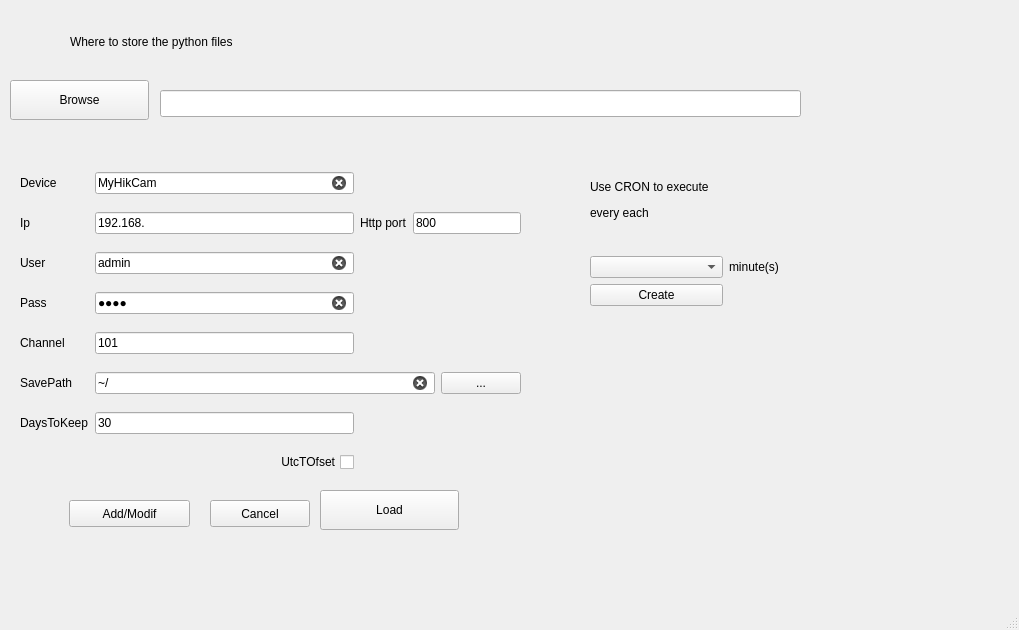
<?xml version="1.0" encoding="UTF-8"?>
<ui version="4.0">
 <class>Wizard</class>
 <widget class="QMainWindow" name="Wizard">
  <property name="geometry">
   <rect>
    <x>0</x>
    <y>0</y>
    <width>1019</width>
    <height>630</height>
   </rect>
  </property>
  <property name="windowTitle">
   <string>Wizard for HikNetHextractor https://github.com/surfzoid/HikNetExtractor</string>
  </property>
  <widget class="QWidget" name="centralwidget">
   <widget class="QLabel" name="label">
    <property name="geometry">
     <rect>
      <x>70</x>
      <y>30</y>
      <width>351</width>
      <height>24</height>
     </rect>
    </property>
    <property name="text">
     <string>Where to store the python files</string>
    </property>
   </widget>
   <widget class="QPushButton" name="BtnPath">
    <property name="geometry">
     <rect>
      <x>10</x>
      <y>80</y>
      <width>139</width>
      <height>40</height>
     </rect>
    </property>
    <property name="text">
     <string>Browse</string>
    </property>
   </widget>
   <widget class="QLineEdit" name="PathED">
    <property name="geometry">
     <rect>
      <x>160</x>
      <y>90</y>
      <width>641</width>
      <height>27</height>
     </rect>
    </property>
    <property name="clearButtonEnabled">
     <bool>true</bool>
    </property>
   </widget>
   <widget class="QPushButton" name="BtnAdd">
    <property name="geometry">
     <rect>
      <x>69</x>
      <y>500</y>
      <width>121</width>
      <height>27</height>
     </rect>
    </property>
    <property name="toolTip">
     <string>Save and lose</string>
    </property>
    <property name="text">
     <string>Add/Modif</string>
    </property>
   </widget>
   <widget class="QPushButton" name="BtnCancel">
    <property name="geometry">
     <rect>
      <x>210</x>
      <y>500</y>
      <width>100</width>
      <height>27</height>
     </rect>
    </property>
    <property name="toolTip">
     <string>Close without saving</string>
    </property>
    <property name="text">
     <string>Cancel</string>
    </property>
   </widget>
   <widget class="QPushButton" name="BtnLoad">
    <property name="geometry">
     <rect>
      <x>320</x>
      <y>490</y>
      <width>139</width>
      <height>40</height>
     </rect>
    </property>
    <property name="text">
     <string>Load</string>
    </property>
   </widget>
   <widget class="QWidget" name="">
    <property name="geometry">
     <rect>
      <x>20</x>
      <y>160</y>
      <width>501</width>
      <height>330</height>
     </rect>
    </property>
    <layout class="QGridLayout" name="gridLayout">
     <item row="0" column="0">
      <widget class="QLabel" name="label_6">
       <property name="text">
        <string>Device</string>
       </property>
      </widget>
     </item>
     <item row="0" column="1">
      <widget class="QLineEdit" name="CamNameED">
       <property name="text">
        <string>MyHikCam</string>
       </property>
       <property name="clearButtonEnabled">
        <bool>true</bool>
       </property>
      </widget>
     </item>
     <item row="1" column="0">
      <widget class="QLabel" name="label_3">
       <property name="text">
        <string>Ip</string>
       </property>
      </widget>
     </item>
     <item row="1" column="1">
      <widget class="QLineEdit" name="IpEd">
       <property name="toolTip">
        <string>the ip or domain name of the device</string>
       </property>
       <property name="text">
        <string>192.168.</string>
       </property>
      </widget>
     </item>
     <item row="1" column="2">
      <widget class="QLabel" name="label_7">
       <property name="text">
        <string>Http port</string>
       </property>
      </widget>
     </item>
     <item row="1" column="3" colspan="2">
      <widget class="QLineEdit" name="PortHttpEd">
       <property name="toolTip">
        <string>Enter the http port for ISAPI</string>
       </property>
       <property name="text">
        <string>800</string>
       </property>
      </widget>
     </item>
     <item row="2" column="0">
      <widget class="QLabel" name="label_4">
       <property name="text">
        <string>User</string>
       </property>
      </widget>
     </item>
     <item row="2" column="1">
      <widget class="QLineEdit" name="UserEd">
       <property name="toolTip">
        <string>Enter the user name</string>
       </property>
       <property name="text">
        <string>admin</string>
       </property>
       <property name="clearButtonEnabled">
        <bool>true</bool>
       </property>
      </widget>
     </item>
     <item row="3" column="0">
      <widget class="QLabel" name="label_5">
       <property name="text">
        <string>Pass</string>
       </property>
      </widget>
     </item>
     <item row="3" column="1">
      <widget class="QLineEdit" name="PassEd">
       <property name="toolTip">
        <string>Enter the user password</string>
       </property>
       <property name="text">
        <string>pass</string>
       </property>
       <property name="echoMode">
        <enum>QLineEdit::PasswordEchoOnEdit</enum>
       </property>
       <property name="clearButtonEnabled">
        <bool>true</bool>
       </property>
      </widget>
     </item>
     <item row="4" column="0">
      <widget class="QLabel" name="label_8">
       <property name="toolTip">
        <string>101 first stream, 102 second stream, etc</string>
       </property>
       <property name="text">
        <string>Channel</string>
       </property>
      </widget>
     </item>
     <item row="4" column="1">
      <widget class="QLineEdit" name="ChannelEd">
       <property name="toolTip">
        <string>101 first stream, 102 second stream, etc</string>
       </property>
       <property name="text">
        <string>101</string>
       </property>
      </widget>
     </item>
     <item row="5" column="0">
      <widget class="QLabel" name="label_9">
       <property name="toolTip">
        <string>end with &quot;/&quot;</string>
       </property>
       <property name="text">
        <string>SavePath</string>
       </property>
      </widget>
     </item>
     <item row="5" column="1" colspan="3">
      <widget class="QLineEdit" name="SavePathEd">
       <property name="toolTip">
        <string>end with &quot;/&quot;</string>
       </property>
       <property name="text">
        <string>~/</string>
       </property>
       <property name="clearButtonEnabled">
        <bool>true</bool>
       </property>
      </widget>
     </item>
     <item row="5" column="4">
      <widget class="QPushButton" name="BtnSavePath">
       <property name="text">
        <string>...</string>
       </property>
      </widget>
     </item>
     <item row="6" column="0">
      <widget class="QLabel" name="label_10">
       <property name="text">
        <string>DaysToKeep</string>
       </property>
      </widget>
     </item>
     <item row="6" column="1">
      <widget class="QLineEdit" name="DaysToKeepEd">
       <property name="text">
        <string>30</string>
       </property>
      </widget>
     </item>
     <item row="7" column="0" colspan="2">
      <widget class="QCheckBox" name="UtcTOfset">
       <property name="toolTip">
        <string>if &quot;yes&quot;, UTC time offset of the computer is aply to end and start time of the file name.</string>
       </property>
       <property name="layoutDirection">
        <enum>Qt::RightToLeft</enum>
       </property>
       <property name="text">
        <string>UtcTOfset</string>
       </property>
      </widget>
     </item>
    </layout>
   </widget>
   <widget class="QWidget" name="">
    <property name="geometry">
     <rect>
      <x>590</x>
      <y>150</y>
      <width>271</width>
      <height>156</height>
     </rect>
    </property>
    <layout class="QGridLayout" name="gridLayout_2">
     <item row="0" column="0" colspan="2">
      <widget class="QLabel" name="label_2">
       <property name="text">
        <string>&lt;html&gt;&lt;head/&gt;&lt;body&gt;&lt;p&gt;Use CRON to execute &lt;/p&gt;&lt;p&gt;every each&lt;/p&gt;&lt;/body&gt;&lt;/html&gt;</string>
       </property>
      </widget>
     </item>
     <item row="1" column="0">
      <widget class="QComboBox" name="CmbxCronFreq">
       <property name="maxVisibleItems">
        <number>58</number>
       </property>
      </widget>
     </item>
     <item row="1" column="1">
      <widget class="QLabel" name="label_11">
       <property name="text">
        <string>minute(s)</string>
       </property>
      </widget>
     </item>
     <item row="2" column="0">
      <widget class="QPushButton" name="BtnCronCreate">
       <property name="text">
        <string>Create</string>
       </property>
      </widget>
     </item>
    </layout>
   </widget>
  </widget>
  <widget class="QMenuBar" name="menubar">
   <property name="geometry">
    <rect>
     <x>0</x>
     <y>0</y>
     <width>1019</width>
     <height>34</height>
    </rect>
   </property>
  </widget>
  <widget class="QStatusBar" name="statusbar"/>
 </widget>
 <resources/>
 <connections/>
</ui>
